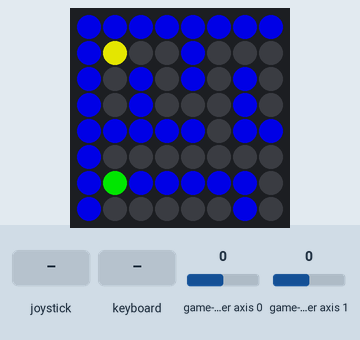
Simulated run of this program. Board: Raspberry Pi (BCM pin numbers) with a Sense HAT. Shown: the Sense HAT's 8×8 RGB LED matrix. The inputs (shaded band) are chosen by the test bench; at power-on: game-controller axis 0 0, game-controller axis 1 0. Dim RGB values are drawn brighter than linear; random numbers come from a fixed seed; what the program prints to the terminal is not drawn.

Above: at 1.2 s.
1.3 s: joystick pushed down
At 2.1 s:
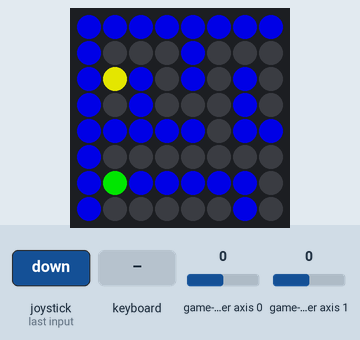
2.8 s: key "s" typed on the keyboard
At 3.3 s:
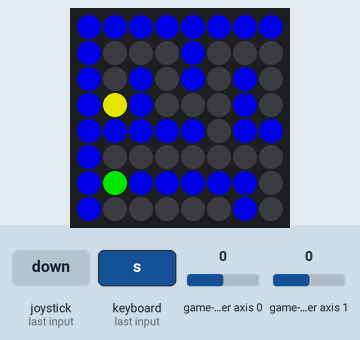
Timing chart, 0 to 5.8 s (numbered marks = the images above; inputs shaded):
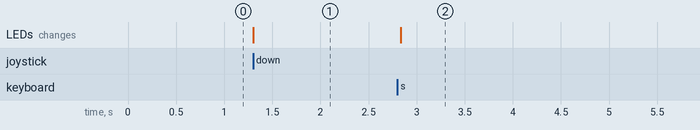

Measured:
- after the input at 1.3 s, the LEDs: change at once (image 1)
- after the input at 2.8 s, the LEDs: change at once (image 2)

The program:

maze.py
```python
#!/usr/bin/env python3
# ========================================================================
# maze.py
#
# Description: Maze game that a player can navigate using either the
#              mini joystick, a USB gamepad or a keyboard. The objective
#              is to reach the green goal.
#
# pip3 install pygame
#
# Author: Jim Ing
# Date: 2024-08-26
# ========================================================================

import curses
import pygame
import random
from threading import Thread
from time import sleep
from config import sense

# Rotation mapping for WASD keys based on rotation degrees
KEYBOARD_ROTATION_MAP = {
    0: {
        ord('w'): (0, -1),  # Move up
        ord('s'): (0, 1),   # Move down
        ord('a'): (-1, 0),  # Move left
        ord('d'): (1, 0)    # Move right
    },
    90: {
        ord('w'): (1, 0),   # Move right
        ord('s'): (-1, 0),  # Move left
        ord('a'): (0, -1),  # Move up
        ord('d'): (0, 1)    # Move down
    },
    180: {
        ord('w'): (0, 1),   # Move down
        ord('s'): (0, -1),  # Move up
        ord('a'): (1, 0),   # Move right
        ord('d'): (-1, 0)   # Move left
    },
    270: {
        ord('w'): (-1, 0),  # Move left
        ord('s'): (1, 0),   # Move right
        ord('a'): (0, 1),   # Move down
        ord('d'): (0, -1)   # Move up
    }
}

# Initialize Pygame and the joystick
pygame.init()
pygame.joystick.init()

if pygame.joystick.get_count() > 0:
    joystick = pygame.joystick.Joystick(0)
    joystick.init()
else:
    joystick = None

# Maze and player configuration
maze_size = 8  # 8x8 grid
wall_color = (0, 0, 255)  # Blue walls
path_color = (0, 0, 0)    # Black paths
player_color = (255, 255, 0)  # Yellow player
goal_color = (0, 255, 0)   # Green goal

# Initialize maze
maze = [[1 for _ in range(maze_size)] for _ in range(maze_size)]
player_pos = [1, 1]  # Start position
goal_pos = [maze_size - 2, maze_size - 2]  # Temporary goal position

def generate_maze(x, y):
    """Generate a maze using a modified DFS algorithm to create more challenging mazes."""
    directions = [(0, 2), (2, 0), (0, -2), (-2, 0)]
    random.shuffle(directions)  # Randomize directions

    for dx, dy in directions:
        nx, ny = x + dx, y + dy

        if 0 < nx < maze_size and 0 < ny < maze_size and maze[ny][nx] == 1:
            maze[ny][nx] = 0
            maze[ny - dy // 2][nx - dx // 2] = 0  # Break down wall between cells
            if random.random() > 0.3:  # Reduce backtracking to create more dead ends
                generate_maze(nx, ny)

def find_reachable_goal():
    """Find a reachable goal position by scanning from the bottom-right corner."""
    for y in range(maze_size - 2, 0, -1):
        for x in range(maze_size - 2, 0, -1):
            if maze[y][x] == 0:
                return [x, y]
    return [1, 1]  # Fallback in case no position is found

def draw_maze():
    """Draw the maze on the Sense HAT."""
    for y in range(maze_size):
        for x in range(maze_size):
            color = wall_color if maze[y][x] == 1 else path_color
            sense.set_pixel(x, y, color)
    sense.set_pixel(goal_pos[0], goal_pos[1], goal_color)
    sense.set_pixel(player_pos[0], player_pos[1], player_color)

def move_player(dx, dy):
    """Move the player if the move is valid, adjusted for rotation."""
    global player_pos
    rotation = sense.rotation

    # Adjust movement based on the current rotation
    if rotation == 90:
        dx, dy = dy, -dx
    elif rotation == 180:
        dx, dy = -dx, -dy
    elif rotation == 270:
        dx, dy = -dy, dx

    nx, ny = player_pos[0] + dx, player_pos[1] + dy

    if 0 <= nx < maze_size and 0 <= ny < maze_size and maze[ny][nx] == 0:
        sense.set_pixel(player_pos[0], player_pos[1], path_color)
        player_pos = [nx, ny]
        sense.set_pixel(player_pos[0], player_pos[1], player_color)
        check_goal()

def check_goal():
    """Check if the player has reached the goal."""
    if player_pos == goal_pos:
        sense.show_message("You Win!", text_colour=(255, 0, 0))
        reset_game()

def joystick_movement(event):
    """Handle joystick movements."""
    #print(f"direction = {event.direction}")
    if event.action != 'pressed':
        return
    if event.direction == 'up':
        move_player(0, -1)
    elif event.direction == 'down':
        move_player(0, 1)
    elif event.direction == 'left':
        move_player(-1, 0)
    elif event.direction == 'right':
        move_player(1, 0)

def keyboard_movement(stdscr):
    """Handle keyboard movements using curses with rotation mapping."""
    stdscr.nodelay(True)  # Make getch non-blocking

    # Get the current rotation of the Sense HAT
    rotation = sense.rotation

    # Apply the appropriate keyboard mapping based on current rotation
    key_mapping = KEYBOARD_ROTATION_MAP[rotation]

    while True:
        key = stdscr.getch()
        if key in key_mapping:
            dx, dy = key_mapping[key]
            move_player(dx, dy)
        sleep(0.1)

def gamepad_movement():
    """Handle gamepad movements."""
    while True:
        for event in pygame.event.get():
            if event.type == pygame.JOYAXISMOTION:
                x_axis = joystick.get_axis(0)
                y_axis = joystick.get_axis(1)
                if x_axis < -0.5:  # Left
                    move_player(-1, 0)
                elif x_axis > 0.5:  # Right
                    move_player(1, 0)
                if y_axis < -0.5:  # Up
                    move_player(0, -1)
                elif y_axis > 0.5:  # Down
                    move_player(0, 1)
            elif event.type == pygame.JOYBUTTONDOWN:
                # Additional button handling can be added here
                pass
        sleep(0.1)

def reset_game():
    """Reset the game after winning by generating a new maze and setting a new goal."""
    global player_pos, goal_pos, maze

    # Reset the player's position
    player_pos = [1, 1]

    # Generate a new random maze
    maze = [[1 for _ in range(maze_size)] for _ in range(maze_size)]
    maze[1][1] = 0
    generate_maze(1, 1)

    # Find a new reachable goal position
    goal_pos = find_reachable_goal()

    # Clear the Sense HAT and redraw the maze
    sense.clear()
    draw_maze()

try:
    print("To quit, press Ctrl+C")

    # Generate and draw the maze
    maze[1][1] = 0
    generate_maze(1, 1)
    goal_pos = find_reachable_goal()
    draw_maze()

    # Start joystick listener
    sense.stick.direction_any = joystick_movement

    # Start gamepad listener
    if joystick:
        Thread(target=gamepad_movement, daemon=True).start()

    # Start curses-based keyboard listener
    curses.wrapper(keyboard_movement)

except KeyboardInterrupt:
    sense.clear()
```

config.py
```python
#!/usr/bin/env python3
# ========================================================================
# config.py
#
# Description: Global configuration.
#
# Author: Jim Ing
# Date: 2024-08-29
# ========================================================================

from sense_hat import SenseHat
#from sense_hat import SenseHat, ACTION_PRESSED, ACTION_HELD, ACTION_RELEASED

sense = SenseHat()

sense.rotation = 0
sense.low_light = True
```
